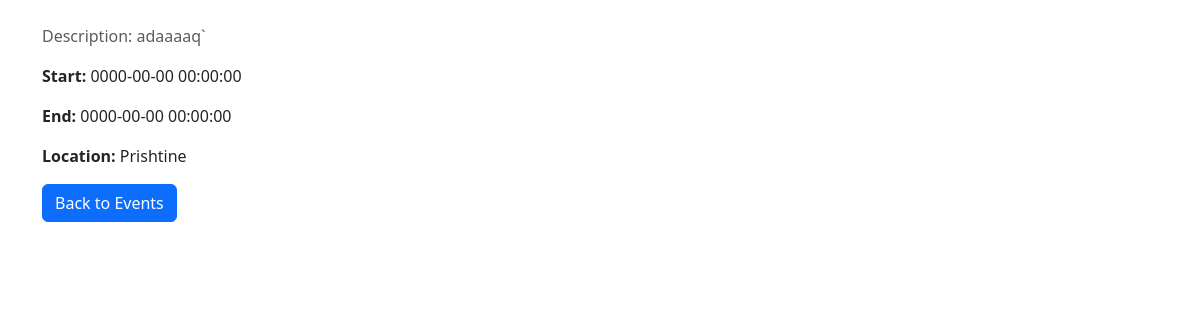
Screenshot of /view.php?id=10 with the database file from the repository.
### tables this page shows
CREATE TABLE `events` (
  `id` int(11) NOT NULL,
  `title` varchar(255) NOT NULL,
  `description` text NOT NULL,
  `start_time` datetime NOT NULL,
  `end_time` datetime NOT NULL,
  `location` varchar(255) DEFAULT NULL,
  `organizer_id` int(11) NOT NULL,
  `created_at` timestamp NOT NULL DEFAULT current_timestamp(),
  `name` varchar(255) NOT NULL,
  `date` date NOT NULL DEFAULT '2025-01-01'
);

### view.php (the view, shortened to what this page needs)
<?php
include 'db_connection.php';
if (isset($_GET['id'])) {
    $id = $_GET['id'];
    $sql = "SELECT * FROM events WHERE id = :id";
    $stmt = $conn->prepare($sql);
    $stmt->bindParam(':id', $id);
    $stmt->execute();
    $event = $stmt->fetch(PDO::FETCH_ASSOC);
} else {
    header("Location: index.php");
    exit();
}
?>
<!DOCTYPE html>
<html lang="en">
<head>
    <link href="https://cdn.jsdelivr.net/npm/bootstrap@5.3.0/dist/css/bootstrap.min.css" rel="stylesheet">
</head>
<body>
<div class="container mt-4">
    <p class="text-muted">Description: <?php echo $event['description']; ?></p>
    <p><strong>Start:</strong> <?php echo $event['start_time']; ?></p>
    <p><strong>End:</strong> <?php echo $event['end_time']; ?></p>
    <p><strong>Location:</strong> <?php echo $event['location']; ?></p>
    <a href="index.php" class="btn btn-primary">Back to Events</a>
</div>
</body>
</html>

### rows the page displays
events: description "adaaaaq`", start_time "0000-00-00 00:00:00", end_time "0000-00-00 00:00:00", location "Prishtine"
